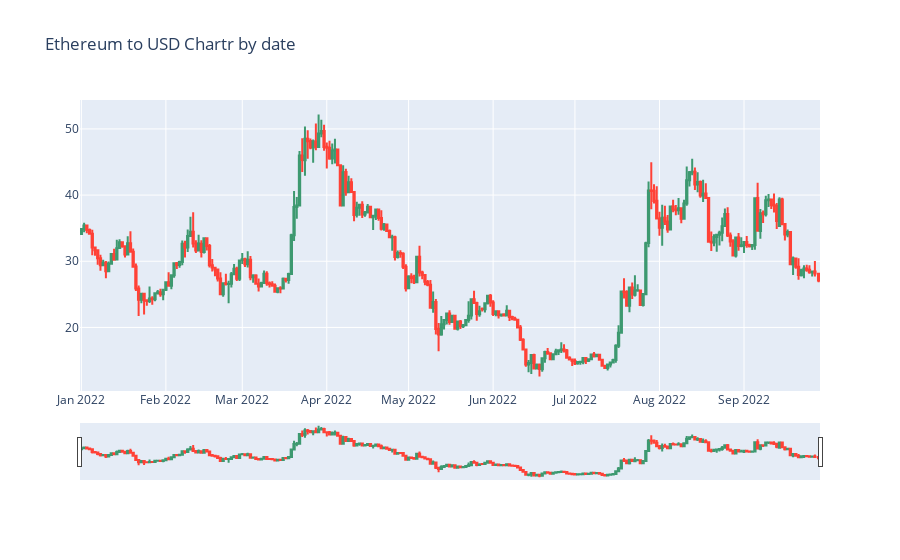

The notebook cell this image was saved under:
### Code cell
data = [go.Candlestick(x=etc.timestamp,
                       open=etc.open,
                       high=etc.high,
                       low=etc.low,
                       close=etc.close)]

layout = go.Layout(title='Ethereum to USD Chartr by date',
                   xaxis={'rangeslider':{'visible':True}})

fig = go.Figure(data=data,layout=layout)
py.iplot(fig,filename='Ethereum_candlestick')

### Figure 1 — Plotly figure (JSON) as saved in the notebook; plotly's stock layout.template omitted (floating-point values rounded to 4 significant figures; data arrays with more than 128 entries replaced by an {"elided": "..."} marker saying what was removed)
{"data": [{"close": {"elided": "271 float values"}, "high": {"elided": "271 float values"}, "low": {"elided": "271 float values"}, "open": {"elided": "271 float values"}, "type": "candlestick", "x": {"elided": "271 str values"}}], "layout": {"title": {"text": "Ethereum to USD Chartr by date"}, "xaxis": {"rangeslider": {"visible": true}}}}
